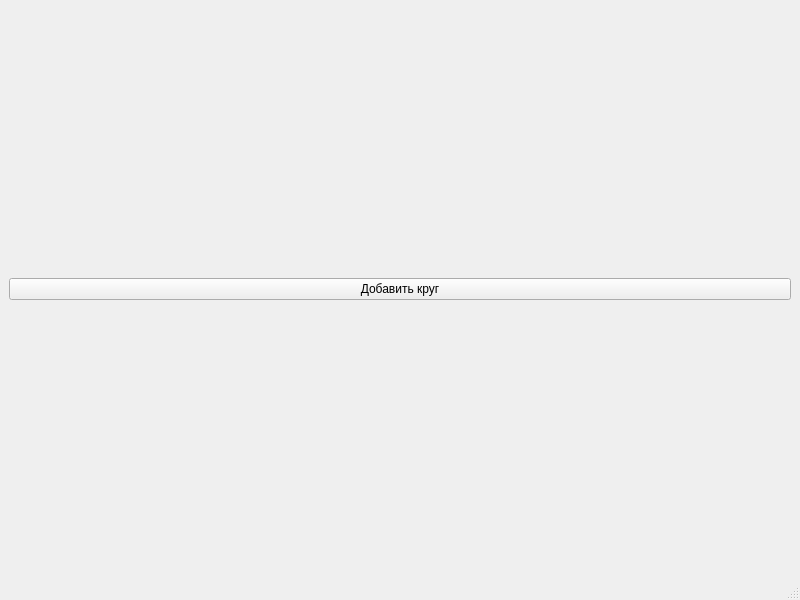
<?xml version="1.0" encoding="UTF-8"?>
<ui version="4.0">
 <class>MainWindow</class>
 <widget class="QMainWindow" name="MainWindow">
  <property name="geometry">
   <rect>
    <x>0</x>
    <y>0</y>
    <width>800</width>
    <height>600</height>
   </rect>
  </property>
  <property name="windowTitle">
   <string>MainWindow</string>
  </property>
  <widget class="QWidget" name="centralwidget">
   <layout class="QVBoxLayout" name="verticalLayout">
    <item>
     <widget class="QPushButton" name="pushButton">
      <property name="text">
       <string>Добавить круг</string>
      </property>
     </widget>
    </item>
   </layout>
  </widget>
  <widget class="QMenuBar" name="menubar">
   <property name="geometry">
    <rect>
     <x>0</x>
     <y>0</y>
     <width>800</width>
     <height>21</height>
    </rect>
   </property>
  </widget>
  <widget class="QStatusBar" name="statusbar"/>
 </widget>
 <resources/>
 <connections/>
</ui>
